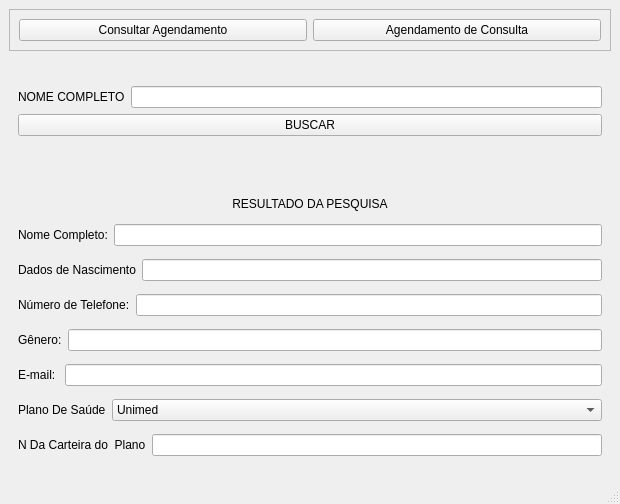
<?xml version="1.0" encoding="UTF-8"?>
<ui version="4.0">
 <class>MainWindow</class>
 <widget class="QMainWindow" name="MainWindow">
  <property name="geometry">
   <rect>
    <x>0</x>
    <y>0</y>
    <width>620</width>
    <height>461</height>
   </rect>
  </property>
  <property name="windowTitle">
   <string>MainWindow</string>
  </property>
  <widget class="QWidget" name="centralwidget">
   <layout class="QVBoxLayout" name="verticalLayout_7">
    <item>
     <widget class="QFrame" name="frame_3">
      <property name="frameShape">
       <enum>QFrame::StyledPanel</enum>
      </property>
      <property name="frameShadow">
       <enum>QFrame::Raised</enum>
      </property>
      <layout class="QHBoxLayout" name="horizontalLayout_12">
       <item>
        <widget class="QPushButton" name="pushButton_2">
         <property name="text">
          <string>Consultar Agendamento</string>
         </property>
        </widget>
       </item>
       <item>
        <widget class="QPushButton" name="pushButton_3">
         <property name="text">
          <string>Agendamento de Consulta</string>
         </property>
        </widget>
       </item>
      </layout>
     </widget>
    </item>
    <item>
     <widget class="QStackedWidget" name="stackedWidget">
      <property name="currentIndex">
       <number>2</number>
      </property>
      <widget class="QWidget" name="page">
       <layout class="QVBoxLayout" name="verticalLayout_6">
        <item>
         <widget class="QLabel" name="label">
          <property name="text">
           <string>&lt;html&gt;&lt;head/&gt;&lt;body&gt;&lt;p&gt;&lt;span style=&quot; font-size:18pt;&quot;&gt;Agendamento de  Consulta&lt;/span&gt;&lt;/p&gt;&lt;/body&gt;&lt;/html&gt;</string>
          </property>
          <property name="alignment">
           <set>Qt::AlignCenter</set>
          </property>
         </widget>
        </item>
        <item>
         <widget class="QFrame" name="frame">
          <property name="frameShape">
           <enum>QFrame::StyledPanel</enum>
          </property>
          <property name="frameShadow">
           <enum>QFrame::Raised</enum>
          </property>
          <layout class="QVBoxLayout" name="verticalLayout_5"/>
         </widget>
        </item>
        <item>
         <widget class="QFrame" name="frame_2">
          <property name="frameShape">
           <enum>QFrame::StyledPanel</enum>
          </property>
          <property name="frameShadow">
           <enum>QFrame::Raised</enum>
          </property>
          <layout class="QHBoxLayout" name="horizontalLayout_11">
           <item>
            <layout class="QHBoxLayout" name="horizontalLayout_10">
             <item>
              <layout class="QVBoxLayout" name="verticalLayout">
               <item>
                <layout class="QHBoxLayout" name="horizontalLayout_6">
                 <item>
                  <widget class="QLabel" name="label_8">
                   <property name="text">
                    <string/>
                   </property>
                  </widget>
                 </item>
                 <item>
                  <widget class="QLabel" name="label_2">
                   <property name="text">
                    <string>Dados Pessoais</string>
                   </property>
                  </widget>
                 </item>
                 <item>
                  <widget class="QLabel" name="label_9">
                   <property name="text">
                    <string/>
                   </property>
                  </widget>
                 </item>
                </layout>
               </item>
               <item>
                <widget class="QLabel" name="label_18">
                 <property name="text">
                  <string/>
                 </property>
                </widget>
               </item>
               <item>
                <widget class="QLabel" name="label_17">
                 <property name="text">
                  <string/>
                 </property>
                </widget>
               </item>
               <item>
                <layout class="QHBoxLayout" name="horizontalLayout_5">
                 <item>
                  <widget class="QLabel" name="label_4">
                   <property name="sizePolicy">
                    <sizepolicy hsizetype="Fixed" vsizetype="Preferred">
                     <horstretch>0</horstretch>
                     <verstretch>0</verstretch>
                    </sizepolicy>
                   </property>
                   <property name="text">
                    <string>Nome Completo:</string>
                   </property>
                  </widget>
                 </item>
                 <item>
                  <widget class="QLineEdit" name="lineEdit_2">
                   <property name="sizePolicy">
                    <sizepolicy hsizetype="Preferred" vsizetype="Fixed">
                     <horstretch>0</horstretch>
                     <verstretch>0</verstretch>
                    </sizepolicy>
                   </property>
                  </widget>
                 </item>
                </layout>
               </item>
               <item>
                <layout class="QHBoxLayout" name="horizontalLayout_4">
                 <item>
                  <widget class="QLabel" name="label_3">
                   <property name="sizePolicy">
                    <sizepolicy hsizetype="Fixed" vsizetype="Preferred">
                     <horstretch>0</horstretch>
                     <verstretch>0</verstretch>
                    </sizepolicy>
                   </property>
                   <property name="text">
                    <string>Dados de Nascimento</string>
                   </property>
                  </widget>
                 </item>
                 <item>
                  <widget class="QLineEdit" name="lineEdit_3"/>
                 </item>
                </layout>
               </item>
               <item>
                <layout class="QHBoxLayout" name="horizontalLayout_3">
                 <item>
                  <widget class="QLabel" name="label_7">
                   <property name="text">
                    <string>Número de Telefone:</string>
                   </property>
                  </widget>
                 </item>
                 <item>
                  <widget class="QLineEdit" name="lineEdit_4"/>
                 </item>
                </layout>
               </item>
               <item>
                <layout class="QHBoxLayout" name="horizontalLayout_2">
                 <item>
                  <widget class="QLabel" name="label_6">
                   <property name="sizePolicy">
                    <sizepolicy hsizetype="Fixed" vsizetype="Preferred">
                     <horstretch>0</horstretch>
                     <verstretch>0</verstretch>
                    </sizepolicy>
                   </property>
                   <property name="text">
                    <string>Gênero:</string>
                   </property>
                  </widget>
                 </item>
                 <item>
                  <widget class="QLineEdit" name="lineEdit_5">
                   <property name="sizePolicy">
                    <sizepolicy hsizetype="Preferred" vsizetype="Fixed">
                     <horstretch>0</horstretch>
                     <verstretch>0</verstretch>
                    </sizepolicy>
                   </property>
                  </widget>
                 </item>
                </layout>
               </item>
               <item>
                <layout class="QHBoxLayout" name="horizontalLayout">
                 <item>
                  <widget class="QLabel" name="label_5">
                   <property name="text">
                    <string>E-mail: </string>
                   </property>
                  </widget>
                 </item>
                 <item>
                  <widget class="QLineEdit" name="lineEdit"/>
                 </item>
                </layout>
               </item>
               <item>
                <layout class="QHBoxLayout" name="horizontalLayout_9">
                 <item>
                  <widget class="QLabel" name="label_16">
                   <property name="sizePolicy">
                    <sizepolicy hsizetype="Fixed" vsizetype="Preferred">
                     <horstretch>0</horstretch>
                     <verstretch>0</verstretch>
                    </sizepolicy>
                   </property>
                   <property name="text">
                    <string>Plano De Saúde</string>
                   </property>
                  </widget>
                 </item>
                 <item>
                  <widget class="QComboBox" name="comboBox_2">
                   <item>
                    <property name="text">
                     <string>Unimed</string>
                    </property>
                   </item>
                   <item>
                    <property name="text">
                     <string>Assim</string>
                    </property>
                   </item>
                  </widget>
                 </item>
                </layout>
               </item>
               <item>
                <layout class="QHBoxLayout" name="horizontalLayout_8">
                 <item>
                  <widget class="QLabel" name="label_15">
                   <property name="sizePolicy">
                    <sizepolicy hsizetype="Fixed" vsizetype="Preferred">
                     <horstretch>0</horstretch>
                     <verstretch>0</verstretch>
                    </sizepolicy>
                   </property>
                   <property name="text">
                    <string>N Da Carteira do  Plano</string>
                   </property>
                  </widget>
                 </item>
                 <item>
                  <widget class="QLineEdit" name="lineEdit_6"/>
                 </item>
                </layout>
               </item>
               <item>
                <widget class="QLabel" name="label_12">
                 <property name="text">
                  <string/>
                 </property>
                </widget>
               </item>
               <item>
                <widget class="QLabel" name="label_19">
                 <property name="text">
                  <string/>
                 </property>
                </widget>
               </item>
               <item>
                <widget class="QPushButton" name="pushButton">
                 <property name="text">
                  <string>Enviar</string>
                 </property>
                </widget>
               </item>
              </layout>
             </item>
            </layout>
           </item>
           <item>
            <layout class="QVBoxLayout" name="verticalLayout_4">
             <item>
              <layout class="QHBoxLayout" name="horizontalLayout_7">
               <item>
                <widget class="QLabel" name="label_13">
                 <property name="text">
                  <string/>
                 </property>
                </widget>
               </item>
               <item>
                <widget class="QLabel" name="label_10">
                 <property name="text">
                  <string>Agendamento Dia e Hora</string>
                 </property>
                </widget>
               </item>
               <item>
                <widget class="QLabel" name="label_14">
                 <property name="text">
                  <string/>
                 </property>
                </widget>
               </item>
              </layout>
             </item>
             <item>
              <layout class="QVBoxLayout" name="verticalLayout_3">
               <item>
                <widget class="QCalendarWidget" name="calendarWidget">
                 <property name="sizePolicy">
                  <sizepolicy hsizetype="Fixed" vsizetype="Preferred">
                   <horstretch>0</horstretch>
                   <verstretch>0</verstretch>
                  </sizepolicy>
                 </property>
                </widget>
               </item>
               <item>
                <layout class="QVBoxLayout" name="verticalLayout_2">
                 <item>
                  <widget class="QLabel" name="label_11">
                   <property name="text">
                    <string>Horários Disponíveis</string>
                   </property>
                  </widget>
                 </item>
                 <item>
                  <widget class="QComboBox" name="comboBox"/>
                 </item>
                </layout>
               </item>
              </layout>
             </item>
            </layout>
           </item>
          </layout>
         </widget>
        </item>
       </layout>
      </widget>
      <widget class="QWidget" name="page_2">
       <layout class="QVBoxLayout" name="verticalLayout_9">
        <item>
         <widget class="QFrame" name="frame_4">
          <property name="frameShape">
           <enum>QFrame::StyledPanel</enum>
          </property>
          <property name="frameShadow">
           <enum>QFrame::Raised</enum>
          </property>
         </widget>
        </item>
       </layout>
      </widget>
      <widget class="QWidget" name="page_3">
       <layout class="QVBoxLayout" name="verticalLayout_13">
        <item>
         <layout class="QVBoxLayout" name="verticalLayout_11">
          <item>
           <spacer name="verticalSpacer_2">
            <property name="orientation">
             <enum>Qt::Vertical</enum>
            </property>
            <property name="sizeType">
             <enum>QSizePolicy::Fixed</enum>
            </property>
            <property name="sizeHint" stdset="0">
             <size>
              <width>20</width>
              <height>20</height>
             </size>
            </property>
           </spacer>
          </item>
          <item>
           <layout class="QHBoxLayout" name="horizontalLayout_31">
            <item>
             <widget class="QLabel" name="label_20">
              <property name="text">
               <string>NOME COMPLETO</string>
              </property>
             </widget>
            </item>
            <item>
             <widget class="QLineEdit" name="lineEdit_19">
              <property name="sizePolicy">
               <sizepolicy hsizetype="Expanding" vsizetype="Fixed">
                <horstretch>0</horstretch>
                <verstretch>0</verstretch>
               </sizepolicy>
              </property>
             </widget>
            </item>
           </layout>
          </item>
          <item>
           <widget class="QPushButton" name="pushButton_6">
            <property name="sizePolicy">
             <sizepolicy hsizetype="Preferred" vsizetype="Fixed">
              <horstretch>0</horstretch>
              <verstretch>0</verstretch>
             </sizepolicy>
            </property>
            <property name="text">
             <string>BUSCAR</string>
            </property>
           </widget>
          </item>
          <item>
           <spacer name="verticalSpacer">
            <property name="orientation">
             <enum>Qt::Vertical</enum>
            </property>
            <property name="sizeType">
             <enum>QSizePolicy::Fixed</enum>
            </property>
            <property name="sizeHint" stdset="0">
             <size>
              <width>20</width>
              <height>55</height>
             </size>
            </property>
           </spacer>
          </item>
         </layout>
        </item>
        <item>
         <widget class="QLabel" name="label_62">
          <property name="sizePolicy">
           <sizepolicy hsizetype="MinimumExpanding" vsizetype="Fixed">
            <horstretch>0</horstretch>
            <verstretch>0</verstretch>
           </sizepolicy>
          </property>
          <property name="text">
           <string>&lt;html&gt;&lt;head/&gt;&lt;body&gt;&lt;p align=&quot;center&quot;&gt;RESULTADO DA PESQUISA&lt;/p&gt;&lt;/body&gt;&lt;/html&gt;</string>
          </property>
         </widget>
        </item>
        <item>
         <layout class="QHBoxLayout" name="horizontalLayout_32">
          <item>
           <layout class="QVBoxLayout" name="verticalLayout_12">
            <item>
             <layout class="QHBoxLayout" name="horizontalLayout_33"/>
            </item>
            <item>
             <layout class="QHBoxLayout" name="horizontalLayout_34">
              <item>
               <widget class="QLabel" name="label_53">
                <property name="sizePolicy">
                 <sizepolicy hsizetype="Fixed" vsizetype="Preferred">
                  <horstretch>0</horstretch>
                  <verstretch>0</verstretch>
                 </sizepolicy>
                </property>
                <property name="text">
                 <string>Nome Completo:</string>
                </property>
               </widget>
              </item>
              <item>
               <widget class="QLineEdit" name="lineEdit_20">
                <property name="sizePolicy">
                 <sizepolicy hsizetype="Preferred" vsizetype="Fixed">
                  <horstretch>0</horstretch>
                  <verstretch>0</verstretch>
                 </sizepolicy>
                </property>
               </widget>
              </item>
             </layout>
            </item>
            <item>
             <layout class="QHBoxLayout" name="horizontalLayout_35">
              <item>
               <widget class="QLabel" name="label_54">
                <property name="sizePolicy">
                 <sizepolicy hsizetype="Fixed" vsizetype="Preferred">
                  <horstretch>0</horstretch>
                  <verstretch>0</verstretch>
                 </sizepolicy>
                </property>
                <property name="text">
                 <string>Dados de Nascimento</string>
                </property>
               </widget>
              </item>
              <item>
               <widget class="QLineEdit" name="lineEdit_21"/>
              </item>
             </layout>
            </item>
            <item>
             <layout class="QHBoxLayout" name="horizontalLayout_36">
              <item>
               <widget class="QLabel" name="label_55">
                <property name="text">
                 <string>Número de Telefone:</string>
                </property>
               </widget>
              </item>
              <item>
               <widget class="QLineEdit" name="lineEdit_22"/>
              </item>
             </layout>
            </item>
            <item>
             <layout class="QHBoxLayout" name="horizontalLayout_37">
              <item>
               <widget class="QLabel" name="label_56">
                <property name="sizePolicy">
                 <sizepolicy hsizetype="Fixed" vsizetype="Preferred">
                  <horstretch>0</horstretch>
                  <verstretch>0</verstretch>
                 </sizepolicy>
                </property>
                <property name="text">
                 <string>Gênero:</string>
                </property>
               </widget>
              </item>
              <item>
               <widget class="QLineEdit" name="lineEdit_23">
                <property name="sizePolicy">
                 <sizepolicy hsizetype="Preferred" vsizetype="Fixed">
                  <horstretch>0</horstretch>
                  <verstretch>0</verstretch>
                 </sizepolicy>
                </property>
               </widget>
              </item>
             </layout>
            </item>
            <item>
             <layout class="QHBoxLayout" name="horizontalLayout_38">
              <item>
               <widget class="QLabel" name="label_57">
                <property name="text">
                 <string>E-mail: </string>
                </property>
               </widget>
              </item>
              <item>
               <widget class="QLineEdit" name="lineEdit_24"/>
              </item>
             </layout>
            </item>
            <item>
             <layout class="QHBoxLayout" name="horizontalLayout_39">
              <item>
               <widget class="QLabel" name="label_58">
                <property name="sizePolicy">
                 <sizepolicy hsizetype="Fixed" vsizetype="Preferred">
                  <horstretch>0</horstretch>
                  <verstretch>0</verstretch>
                 </sizepolicy>
                </property>
                <property name="text">
                 <string>Plano De Saúde</string>
                </property>
               </widget>
              </item>
              <item>
               <widget class="QComboBox" name="comboBox_5">
                <item>
                 <property name="text">
                  <string>Unimed</string>
                 </property>
                </item>
                <item>
                 <property name="text">
                  <string>Assim</string>
                 </property>
                </item>
               </widget>
              </item>
             </layout>
            </item>
            <item>
             <layout class="QHBoxLayout" name="horizontalLayout_40">
              <item>
               <widget class="QLabel" name="label_59">
                <property name="sizePolicy">
                 <sizepolicy hsizetype="Fixed" vsizetype="Preferred">
                  <horstretch>0</horstretch>
                  <verstretch>0</verstretch>
                 </sizepolicy>
                </property>
                <property name="text">
                 <string>N Da Carteira do  Plano</string>
                </property>
               </widget>
              </item>
              <item>
               <widget class="QLineEdit" name="lineEdit_25"/>
              </item>
             </layout>
            </item>
           </layout>
          </item>
         </layout>
        </item>
       </layout>
      </widget>
     </widget>
    </item>
   </layout>
  </widget>
  <widget class="QMenuBar" name="menubar">
   <property name="geometry">
    <rect>
     <x>0</x>
     <y>0</y>
     <width>620</width>
     <height>18</height>
    </rect>
   </property>
  </widget>
  <widget class="QStatusBar" name="statusbar"/>
 </widget>
 <resources/>
 <connections/>
</ui>
